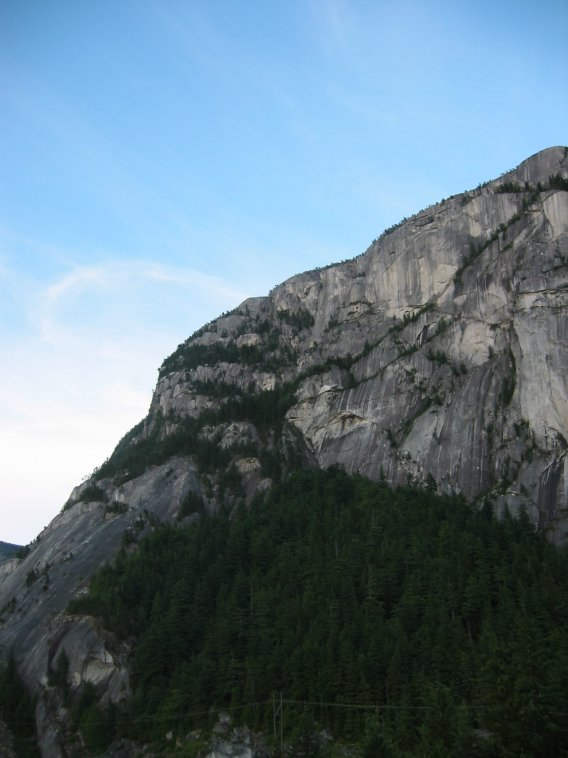
#> input picture data/train/set2/1.jpg, 568 x 758 px; its folder holds 3 pictures in this run
$ python Wrapper.py
#> lines starting #> are read from the running program, lines starting #| are printed output that depends on the picture
#!/usr/bin/evn python

import numpy as np
import cv2
import glob
import matplotlib.pyplot as plt
from skimage.feature import peak_local_max
import copy


def corner_score(img):
    img  = cv2.GaussianBlur(img,(3,3),0)

    gray = cv2.cvtColor(img,cv2.COLOR_BGR2GRAY)

    gray = np.float32(gray)

    dst = cv2.cornerHarris(gray,5,3,0.04)


    minVal = 0.0005* dst.max()

    cScoreMap = np.where(dst <= minVal, 0, dst)


    x, y  = np.where(cScoreMap > 0)

    corners = np.hstack((y.reshape(-1,1),x.reshape(-1,1)))

    return cScoreMap, corners

def applyANMS(scoreMap, corners, image, numBest = 150):
    img = image.copy()
    C = scoreMap.copy()
    locmax = peak_local_max(C,min_distance=10)

    nStrong = locmax.shape[0]
    if nStrong < numBest:
        print("Not enough strong corners\n")
        print(nStrong)

    r = [np.Infinity for i in range(nStrong)]
    x=np.zeros((nStrong,1))
    y=np.zeros((nStrong,1))
    ed=0
    for i in range(nStrong):
        for j in range(nStrong):
            if(C[locmax[j][0],locmax[j][1]] > C[locmax[i][0],locmax[i][1]]):
                ed = (locmax[j][0]-locmax[i][0])**2 + (locmax[j][1]-locmax[i][1])**2
            if ed<r[i]:
                r[i] = ed
                x[i] = locmax[i][0]
                y[i] = locmax[i][1]

    ind = np.argsort(r)
    ind = ind[-numBest:]
    x_best=np.zeros((numBest,1))
    y_best=np.zeros((numBest,1))
    for i in range(numBest):
        x_best[i] = np.int0(x[ind[i]])
        y_best[i] = np.int0(y[ind[i]])
        cv2.circle(img,(y_best[i],x_best[i]),3,255,-1)

    corners = np.hstack((y_best.reshape(-1,1),x_best.reshape(-1,1)))
    return corners,img

# [50 lines left out: functions ransac, combine, not called in this run]

def stitch(img1, img2):
    imgs = [img1, img2]
    scoreMapList = []
    cornersList = []
    for img in imgs:
        tempScoreMap, tempcorners = corner_score(img)
        scoreMapList.append(tempScoreMap)
        cornersList.append(tempcorners)

    for corners, img in zip(cornersList, copy.deepcopy(imgs)):
        for corner in corners:
            cv2.circle(img,tuple(corner),2,(255,0,0), -1)
#        cv2.imshow("Detect Corners", img)
#        cv2.waitKey(0)

    anmsCornersList = []
    for scoreMap,  corners, img in zip(scoreMapList, cornersList, copy.deepcopy(imgs)):
        newCorners,img = applyANMS(scoreMap, corners, img, 150)
        anmsCornersList.append(newCorners)
#        cv2.imshow("Apply ANMS", img)
#        cv2.waitKey(0)

    detector = cv2.ORB_create(nfeatures=1500)
    descriptorsList = []
    kpList = []
    for corners, img in zip( anmsCornersList, copy.deepcopy(imgs)):
        img  = cv2.GaussianBlur(img,(3,3),0)
        gray = cv2.cvtColor(img,cv2.COLOR_BGR2GRAY)
        kp = [cv2.KeyPoint(corner[0], corner[1], 5) for corner in corners]
#        kp = detector.detect(gray,None)
        kp, des = detector.compute(gray, kp)
        descriptorsList.append(des)
        kpList.append(kp)

    # create BFMatcher object
    bf = cv2.BFMatcher(cv2.NORM_HAMMING, crossCheck=True)

    # Match descriptors.
    matches = bf.match(descriptorsList[0],descriptorsList[1])

    # Sort them in the order of their distance.
    matches = sorted(matches, key = lambda x:x.distance)

    # Draw first 10 matches.
    img3 = cv2.drawMatches(img1,kpList[0],img2,kpList[1],matches[:10], None)
    plt.imshow(img3)
    plt.show()

    pts1 = np.float32([kpList[0][m.queryIdx].pt for m in matches])
    pts2 = np.float32([kpList[1][m.trainIdx].pt for m in matches])

    H = ransac(pts1, pts2)

    print(H)

    test = cv2.warpPerspective(img1, H,(img1.shape[1], img1.shape[0]))

#    cv2.imshow("Warp", test)
#    cv2.waitKey(0)

    combImg = combine(img1, img2,H)
#    cv2.imshow("Final", combImg)
#    cv2.waitKey(0)
#    cv2.destroyAllWindows()
    return combImg

def main():

    imgs = [cv2.imread(file) for file in glob.glob("../data/train/set2/*.jpg")]
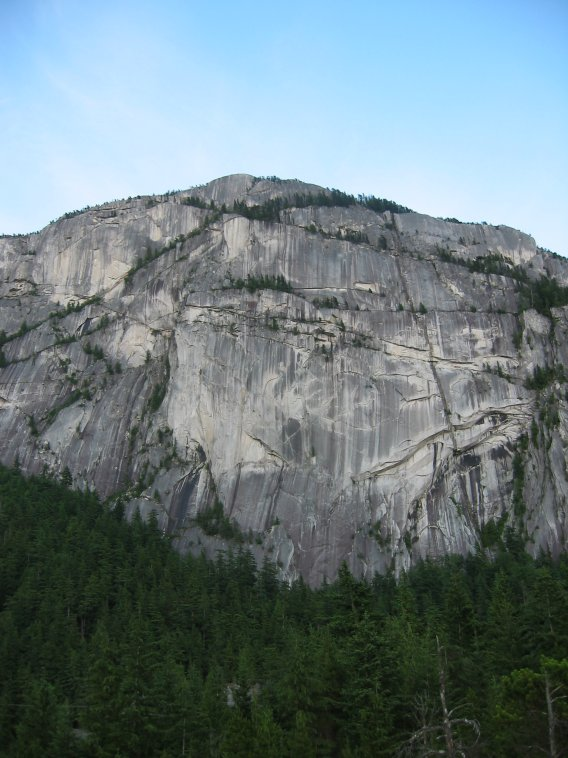
#> input picture data/train/set2/2.jpg, 568 x 758 px
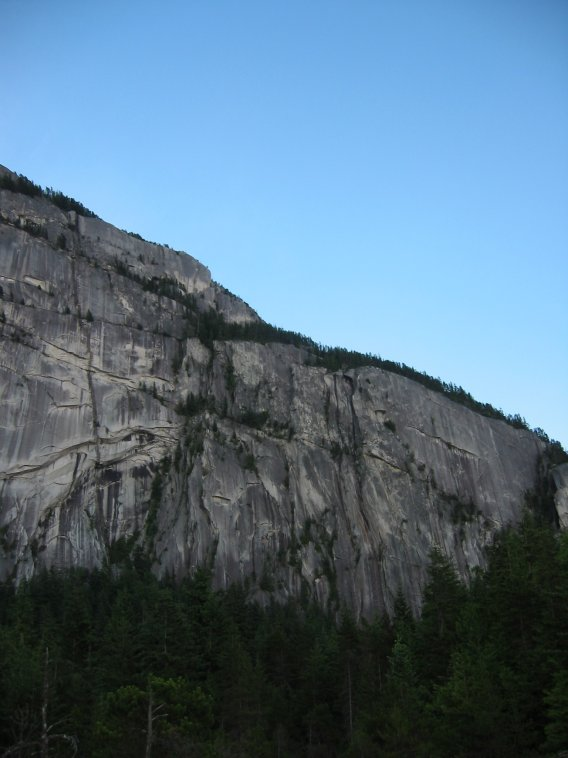
#> input picture data/train/set2/3.jpg, 568 x 758 px
#> imgs = 3 items

    result = imgs[0]
#> result is the input picture: shape (758, 568, 3); mean B, G, R 132.8, 120.4, 98.7
    for i in range(1,len(imgs)):
        result = stitch(result, imgs[i])
#> this loop made 1 pass
#> pass 1, in corner_score, `gray = cv2.cvtColor(img,cv2.COLOR_BGR2GRAY)`:
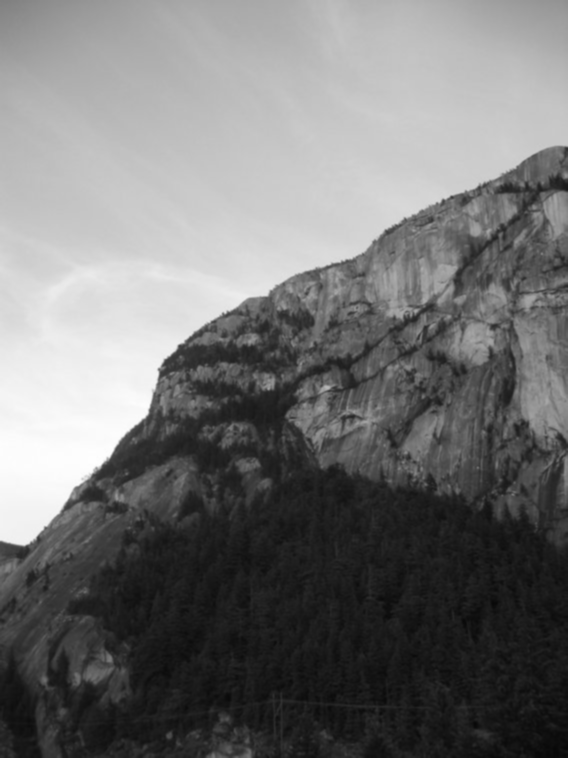
#> gray: shape (758, 568); min 7, max 254, mean 115.3
#> pass 1, in corner_score, `dst = cv2.cornerHarris(gray,5,3,0.04)`:
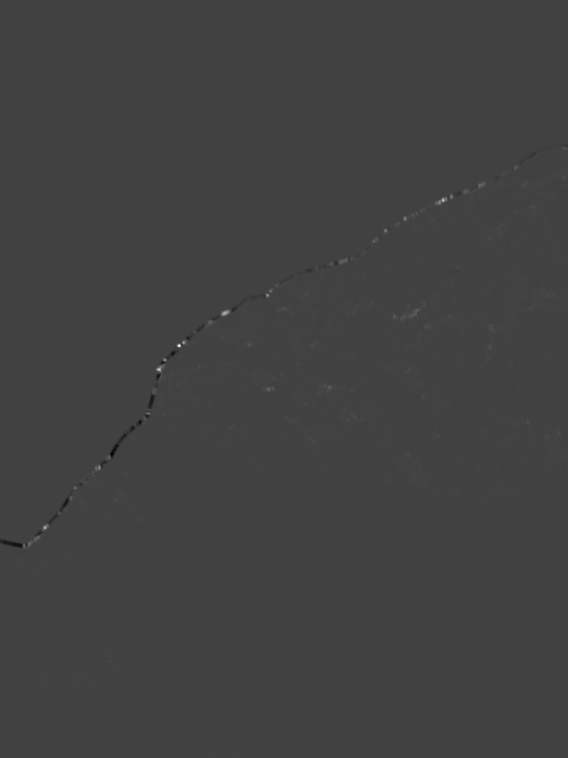
#> dst: shape (758, 568) float32; min -2094551.8, max 6012753.5, mean 2920; drawn with min black and max white
    result = cv2.resize(result, (1000,1000))
    cv2.imshow("Pano", result)
    cv2.waitKey(0)
    cv2.destroyAllWindows()


if __name__ == '__main__':
#> (the run stopped early here; a loop or call above may not have finished)
